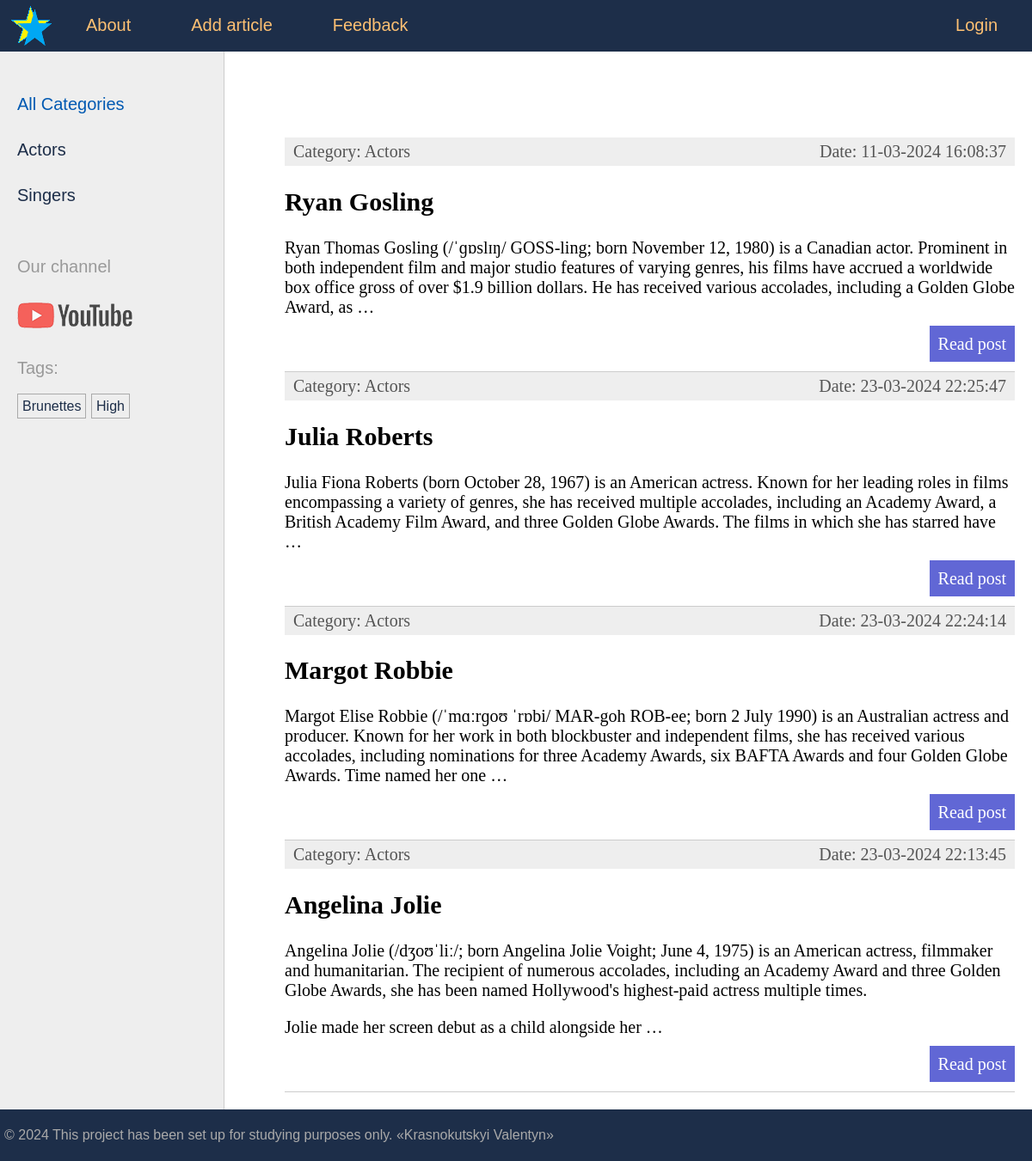
The app's page /, older data.
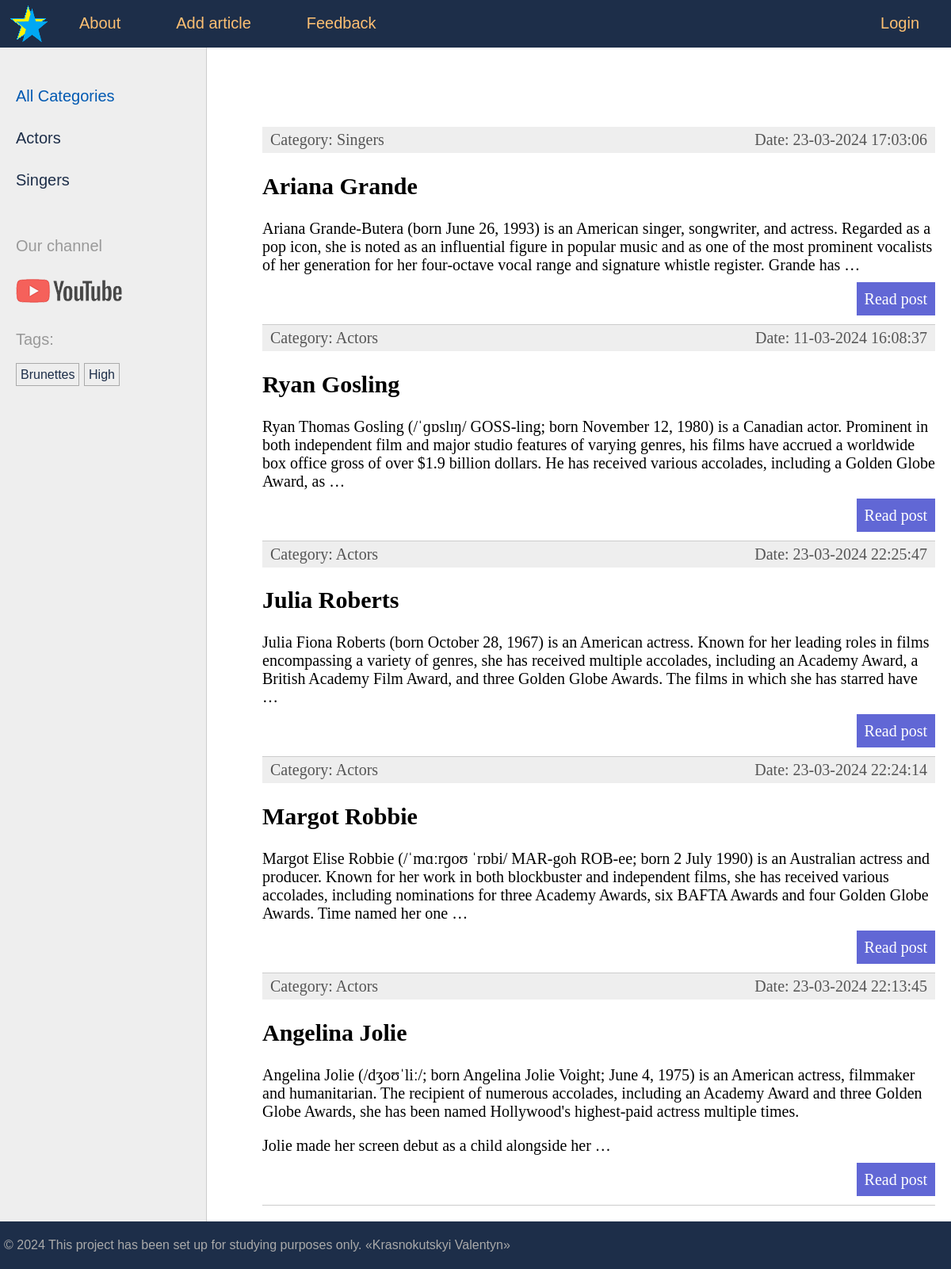
The same page, newer data.
### stars/models.py (models this page shows, shortened)
class Category(models.Model):
    name = models.CharField(max_length=100, db_index=True, verbose_name='Category')  # Name of the category
    slug = models.SlugField(max_length=255, unique=True, db_index=True)  # Unique slug for URLs
    class Meta:
        verbose_name = 'Category'
        verbose_name_plural = 'Categories'
    def get_absolute_url(self):
        return reverse('category', kwargs={'cat_slug': self.slug})  # URL pattern for accessing a category detail view

class TagPost(models.Model):
    tag = models.CharField(max_length=100, db_index=True)  # Tag name
    slug = models.SlugField(max_length=255, unique=True, db_index=True)  # Unique slug for URLs
    def get_absolute_url(self):
        return reverse('tag', kwargs={'tag_slug': self.slug})  # URL pattern for accessing a tag detail view

class Stars(models.Model):
    class Status(models.IntegerChoices):
        DRAFT = 0, 'Draft'
        PUBLISHED = 1, 'Published'
    title = models.CharField(max_length=255, verbose_name='Title')  # Title of the star
    slug = models.SlugField(max_length=255, db_index=True, unique=True, verbose_name='Slug')  # Unique slug for URLs
    content = models.TextField(blank=True, verbose_name='Article text')  # Content of the star
    time_create = models.DateTimeField(auto_now_add=True, verbose_name='Time create')  # Date and time of creation
    time_update = models.DateTimeField(auto_now=True, verbose_name="Update time")  # Date and time of last update
    is_published = models.BooleanField(choices=tuple(map(lambda x: (bool(x[0]), x[1]), Status.choices)),
                                       default=Status.DRAFT, verbose_name='Status')  # Status of publication
    cat = models.ForeignKey('Category', on_delete=models.PROTECT, related_name='posts', verbose_name='Category')  # Category of the star
    tags = models.ManyToManyField('TagPost', blank=True, related_name='tags', verbose_name='Tags')  # Tags associated with the star
    spouse = models.OneToOneField('Spouse', on_delete=models.SET_NULL,
                                  null=True, blank=True, related_name='star', verbose_name='Spouse')  # Spouse of the star
    objects = models.Manager()
    published = PublishedModel()  # Custom manager for published stars
    class Meta:
        verbose_name = 'Star'
        verbose_name_plural = 'Stars'
        ordering = ['-time_create']  # Ordering stars by creation time in descending order
        indexes = [
            models.Index(fields=['-time_create']),  # Index for faster querying by creation time
        ]
    def get_absolute_url(self):
        return reverse('post', kwargs={'post_slug': self.slug})  # URL pattern for accessing a star detail view

### stars/views.py (the view)
# urls.py: path('', views.index, name='home'),  # http://127.0.0.1:8000
def index(request):
    data = {
        'title': 'Main page',
        'menu': menu,
        'posts': Stars.published.all().select_related('cat'),
        'cat_selected': 0,
    }
    return render(request, 'stars/index.html', context=data)

### stars/models.py (called while the page is built)
    def get_queryset(self):
        return super().get_queryset().filter(is_published=Stars.Status.PUBLISHED)

### stars/templatetags/stars_tags.py (called while the page is built)
@register.inclusion_tag('stars/list_categories.html')
def show_categories(cat_selected_id=0):
    cats = Category.objects.annotate(total=Count("posts")).filter(total__gt=0)
    return {"cats": cats, "cat_selected": cat_selected_id}

@register.inclusion_tag('stars/list_tags.html')
def show_all_tags():
    return {"tags": TagPost.objects.annotate(total=Count("tags")).filter(total__gt=0)}

### stars/templates/stars/index.html (shortened to what this page needs)
{% extends 'base.html' %}
{% block content %}
<ul class="list-articles">
    {% for p in posts %}
    <li><div class="article-panel">
         <p class="first">Category: {{p.cat.name}}</p>
         <p class="last">Date: {{p.time_update|date:"d-m-Y H:i:s"}}</p>
        </div>
        <h2>{{p.title}}</h2>
        {% autoescape off %}
        {{p.content|linebreaks|truncatewords:50}}
        {% endautoescape %}
        <p class="link-read-post"><a href="{{ p.get_absolute_url }}">Read post</a></p>
    </li>
    {% endfor %}
</ul>
{% endblock %}

### stars/templates/stars/list_categories.html
{% for cat in cats %}
         {% if cat.id == cat_selected %}
                   <li class="selected">{{cat.name}}</li>
         {% else %}
                   <li><a href="{{ cat.get_absolute_url }}">{{cat.name}}</a></li>
         {% endif %}
{% endfor %}

### stars/templates/stars/list_tags.html
{% if tags %}
    Tags:</p>
    <ul class="tags-list">
        {% for t in tags %}
        <li><a href="{{t.get_absolute_url}}">{{t.tag}}</a></li>
        {% endfor %}
    </ul>
{% endif %}

Row changes from the older to the newer data that the page shows:
now on this page (row edited): Stars: cat.name "Singers", time_update "23-03-2024 17:03:06", title "Ariana Grande", content "Ariana Grande-Butera (born June 26, 1993) is an American singer, songwriter, and actress. Regarded as a pop icon, she is noted as an influential figure in popular music and as one of the most prominent vocalists of her generation for her four-octave vocal range and signature whistle register. Grande has …"
